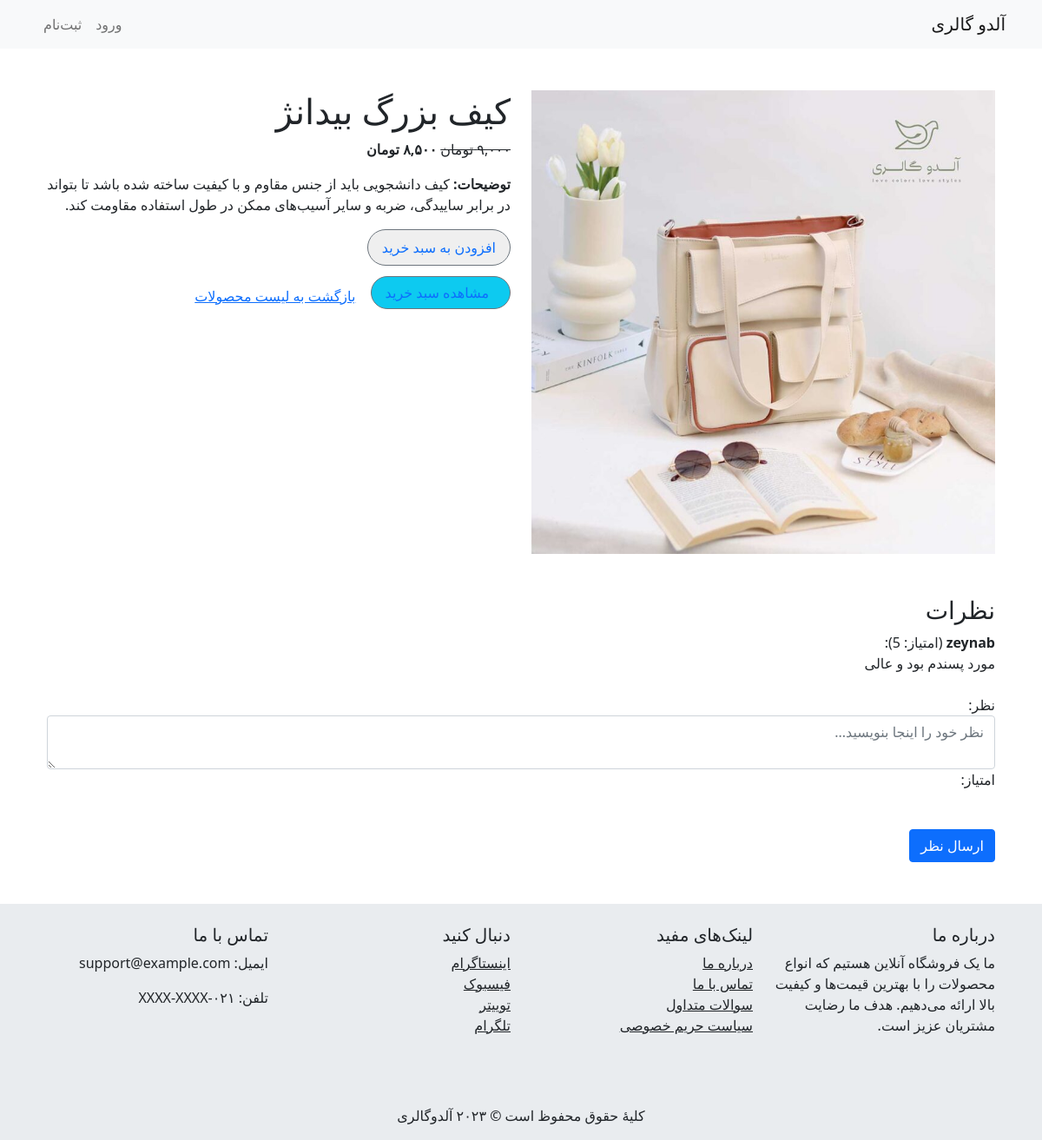
Screenshot of /product/4/ with the database file from the repository.
### vendors/models.py (models this page shows, shortened)
class Product(models.Model):
    name = models.CharField(max_length=255)
    description = models.TextField()
    price = models.DecimalField(max_digits=10, decimal_places=0)
    sales_count = models.PositiveIntegerField(default=0)
    discount = models.DecimalField(max_digits=10, default=0, decimal_places=0)
    category = models.ForeignKey(Category, on_delete=models.CASCADE)
    seller = models.ForeignKey('accounts.SellerProfile', on_delete=models.CASCADE)
    created_at = jmodels.jDateTimeField(auto_now_add=True)  # datetime in jalali #datetime
    updated_at = jmodels.jDateTimeField(auto_now_add=True)  # datetime in jalali
    image = models.ImageField(upload_to='product_images/', null=True, blank=True)  # فیلد جدید برای تصویر

### main/models.py (models this page shows)
class Review(models.Model):
    product = models.ForeignKey(Product, on_delete=models.CASCADE, related_name='reviews')
    user = models.ForeignKey(User, on_delete=models.CASCADE)
    rating = models.PositiveIntegerField(null=True, blank=True)
    comment = models.TextField()
    created_at =  jmodels.jDateTimeField(auto_now_add=True)  #datetime in jalali #datetime
    class Meta:
        unique_together = ['product', 'user']

### accounts/models.py (models this page shows)
class User(AbstractUser):
    USER_TYPE_CHOICES = (
        (1, 'Customer'),
        (2, 'Seller'),
        (3, 'Employee'),
    )
    user_type = models.PositiveSmallIntegerField(choices=USER_TYPE_CHOICES)
    phone_number = models.CharField(max_length=15, unique=True, blank=True, null=True)
    otp = models.CharField(max_length=6, blank=True, null=True)
    groups = models.ManyToManyField('auth.Group', related_name='custom_user_set', blank=True)
    user_permissions = models.ManyToManyField('auth.Permission', related_name='custom_user_permissions_set', blank=True)

### main/views.py (the view)
# urls.py: path('product/<int:product_id>/', product_detail, name='product_detail'),
def product_detail(request, product_id):
    product = get_object_or_404(Product, id=product_id)
    average_rating = product.reviews.aggregate(Avg('rating'))['rating__avg'] or 0
    reviews = product.reviews.all()
    if request.method == 'POST':
        form = ReviewForm(request.POST)
        if request.user.is_authenticated:
            if not product.reviews.filter(user=request.user).exists():
                if form.is_valid():
                    review = form.save(commit=False)
                    review.product = product
                    review.user = request.user
                    if has_user_purchased_product(request.user, product):
                        review.rating = form.cleaned_data.get('rating')
                    else:
                        review.rating = None
                    review.save()
                    return redirect('product_detail', product_id=product.id)
                else:
                    for field in form.errors:
                        form.add_error(field, form.errors[field])
            else:
                form.add_error(None, "شما قبلاً این محصول را بررسی کرده‌اید.")
        else:
            return redirect('login')
    else:
        form = ReviewForm()
    discount = Discount.objects.filter(product=product).first()
    dis_val = discount.value
    dis_type = discount.discount_type
    if dis_val > 0 and dis_type == 'percentage':
        product.final_price = product.price * (1 - (dis_val / 100))
    elif dis_val > 0 and dis_type == 'fixed':
        product.final_price = product.price - dis_val
    else:
        product.final_price = product.price
    return render(request, 'main/product_detail.html', {
        'product': product,
        'reviews': reviews,
        'form': form,
        'average_rating': average_rating,  # اضافه کردن امتیاز متوسط
        'dis_val': dis_val,
    })

### main/forms.py
class ReviewForm(forms.ModelForm):
    class Meta:
        model = Review
        fields = ['comment']  # فقط فیلد نظر را نگه می‌داریم.
    rating = forms.ChoiceField(
        required=False,
        choices=[(1, '1'), (2, '2'), (3, '3'), (4, '4'), (5, '5')],
        label='امتیاز',
        widget=forms.RadioSelect(attrs={'class': 'rating'})
    )

### customers/templatetags/custom_filters.py (called while the page is built)
def to_persian_number(number):
    persian_digits = ['۰', '۱', '۲', '۳', '۴', '۵', '۶', '۷', '۸', '۹']
    number_str = ''.join(c for c in str(number) if c.isdigit())
    return ''.join(persian_digits[int(digit)] for digit in number_str)

def separate_thousands(number):
    number_str = str(number)[::-1]  # معکوس کردن رشته
    grouped = [number_str[i:i + 3] for i in range(0, len(number_str), 3)]
    return ','.join(grouped)[::-1]  # مجدداً معکوس کردن رشته

@register.filter
def pnumber_style(value):
    persian_number = to_persian_number(value)
    separated_number = separate_thousands(persian_number)
    return separated_number

### templates/main/product_detail.html (shortened to what this page needs)
{% extends 'main/base.html' %}
{% load custom_filters %}
{% load static %}
{% block content %}
<div class="container mt-5">
    <div class="row">
        <div class="col-md-6">
            {% if product.image %}
                <img src="{{ product.image.url }}" alt="{{ product.name }}" class="img-fluid">
            {% endif %}
        </div>
        <div class="col-md-6">
            <h1>{{ product.name }}</h1>
            {% if dis_val > 0 %}
                <p class="card-text"><s>{{ product.price|pnumber_style }} تومان</s> <strong>{{ product.final_price|pnumber_style }} تومان</strong></p>
            {% else %}
                <p class="card-text">{{ product.price|pnumber_style }} تومان</p>
            {% endif %}
            <p><strong>توضیحات:</strong> {{ product.description }}</p>
            <form method="POST" action="{% url 'add_to_cart' product.id %}" id="add-to-cart-form" class="mt-3">
                <button type="submit" class="  border border-secondary rounded-pill px-3 py-2 mb-2 text-primary">افزودن به سبد خرید</button>
            </form>
            <a href="{% url 'cart_view' %}" class="btn btn-info btn border border-secondary rounded-pill px-3 text-primary">مشاهده سبد خرید</a>
            <a href="{% url 'home' %}" class="btn btn-link mt-2">بازگشت به لیست محصولات</a>
        </div>
    </div>
    <h3 class="mt-5">نظرات</h3>
    <ul class="list-unstyled">
        {% for review in reviews %}
            <li class="mb-3">
                <strong>{{ review.user.username }}</strong> (امتیاز: {{ review.rating }}):
                <p>{{ review.comment }}</p>
            </li>
        {% empty %}
            <li>هنوز نظری ثبت نشده است.</li>
        {% endfor %}
    </ul>
    <form method="POST" id="review-form" class="mt-4">
        <div class="form-group">
            <label for="comment">نظر:</label>
            <textarea name="comment" class="form-control" placeholder="نظر خود را اینجا بنویسید..." required></textarea>
        </div>
        <div class="form-group">
            <label for="rating">امتیاز:</label>
            <div class="rating">
                <input type="radio" id="star5" name="rating" value="5"><label for="star5" class="star">★</label>
                <input type="radio" id="star4" name="rating" value="4"><label for="star4" class="star">★</label>
                <input type="radio" id="star3" name="rating" value="3"><label for="star3" class="star">★</label>
                <input type="radio" id="star2" name="rating" value="2"><label for="star2" class="star">★</label>
                <input type="radio" id="star1" name="rating" value="1"><label for="star1" class="star">★</label>
            </div>
        </div>
        <button type="submit" class="btn btn-primary">ارسال نظر</button>
    </form>
</div>
{% endblock %}

### templates/main/product_detail.html (style rules this page uses)
.rating { display: flex; direction: row-reverse; justify-content: flex-end; padding: 0; margin: 0; }
.rating label { cursor: pointer; font-size: 30px; color: #ffffff; transition: color 0.2s; }

### rows the page displays
Product: image (picture), name "کیف بزرگ بیدانژ", price|pnumber_style "۹,۰۰۰", final_price|pnumber_style "۸,۵۰۰", description "کیف دانشجویی باید از جنس مقاوم و با کیفیت ساخته شده باشد تا بتواند در برابر ساییدگی، ضربه و سایر آسیب‌های ممکن در طول استفاده مقاومت کند."
Review: user.username "zeynab", rating "5", comment "مورد پسندم بود و عالی"
